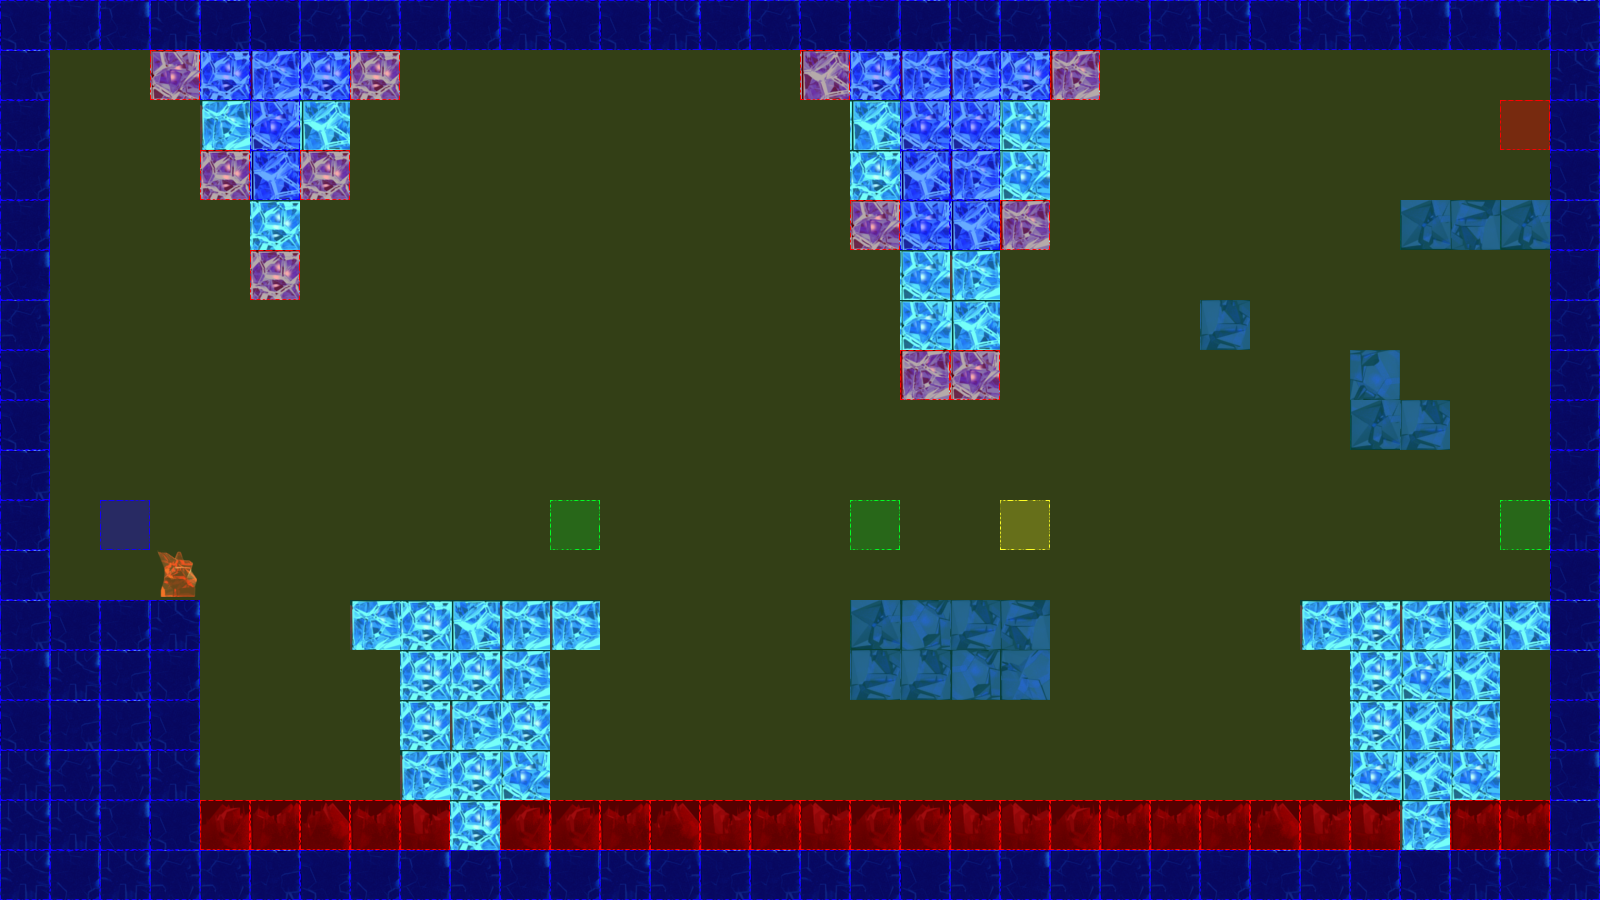

A level layout from a 2D game, rendered from its tile map. Below: a short description, then the map file with tile-grid data replaced by summaries:
An orthogonal 32x18 tile map with 50x50 px tiles, 3 tile layers (terrain, collision, event), 2 tilesets.

<map version="1.0" orientation="orthogonal" renderorder="left-up" width="32" height="18" tilewidth="50" tileheight="50" nextobjectid="3">
 <tileset firstgid="1" name="frozenPlainsTile" tilewidth="50" tileheight="50" tilecount="50" columns="10">
  <image source="tiles/iceTile.png" width="500" height="251" />
 </tileset>
 <tileset firstgid="51" name="collisionTile" tilewidth="50" tileheight="50" tilecount="12" columns="3">
  <image source="tiles/collisionTile.png" width="150" height="200" />
 </tileset>
 <layer name="terrain" width="32" height="18">
  <data>[576 cells, 219 non-empty, 21 distinct tile ids]</data>
 </layer>
 <layer name="collision" width="32" height="18">
  <data>[576 cells, 576 non-empty, 4 distinct tile ids]</data>
 </layer>
 <layer name="event" width="32" height="18">
  <data>[576 cells, 6 non-empty, 4 distinct tile ids]</data>
 </layer>
</map>
